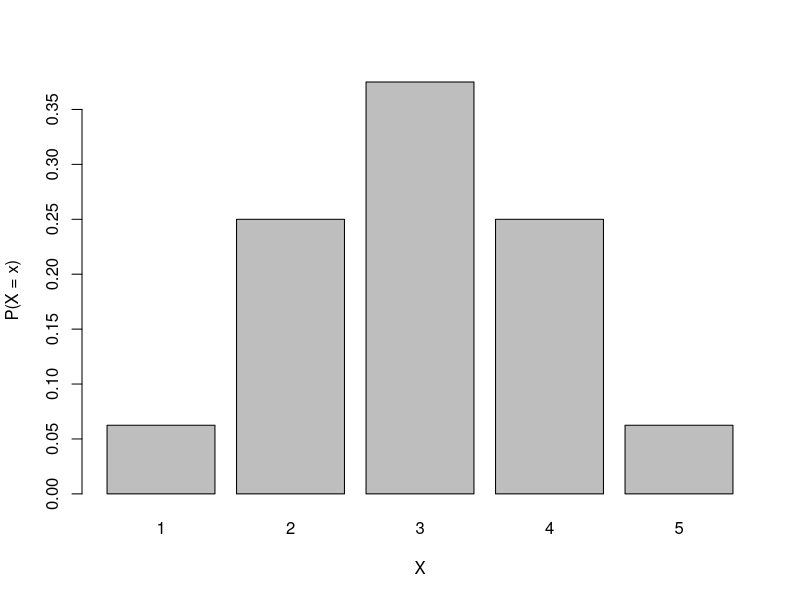
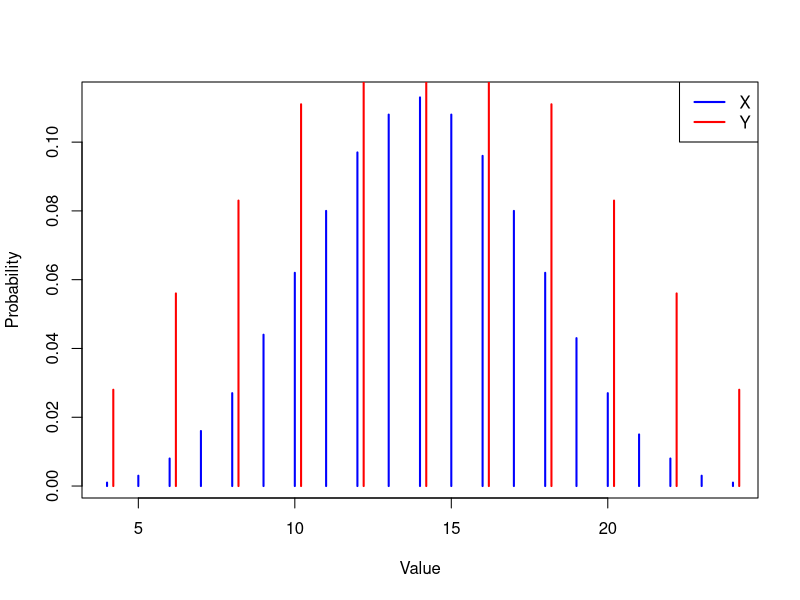

Here is the R script that generated these plots, in order:
## ---- chunk 1
x <- 1:5
px <- c(2/32, 8/32, 12/32, 8/32, 2/32)
barplot(px, names.arg = x, xlab = "X", ylab = "P(X = x)")
## ---- chunk 2
x <- 4:24
px <- c(.001,.003,.008,.016,.027,.044,.062,.080,.097,.108,.113,.108,.096,.080,.062,.043,.027,.015,.008,.003,.001)

y <- seq(4, 24, by = 2)
py <- c(.028,.056,.083,.111,.139,.167,.139,.111,.083,.056,.028)

mu_x <- sum(x * px)
sd_x <- sqrt(sum(x^2 * px) - mu_x^2)

mu_y <- sum(y * py)
sd_y <- sqrt(sum(y^2 * py) - mu_y^2)

cat("X: mean =", mu_x, ", sd =", sd_x, "\n")
cat("Y: mean =", mu_y, ", sd =", sd_y, "\n")
## ---- chunk 3
plot(x, px, type = "h", lwd = 2, col = "blue", xlab = "Value", ylab = "Probability")
points(y + 0.2, py, type = "h", lwd = 2, col = "red")
legend("topright", legend = c("X", "Y"), col = c("blue", "red"), lwd = 2)
## ---- chunk 4
1 - pbinom(7, 10, 0.8) #we use 7 instead of 8 since we are looking for \ge 8, not >8.
## ---- chunk 5
1 - pbinom(5, 10, 0.8)
